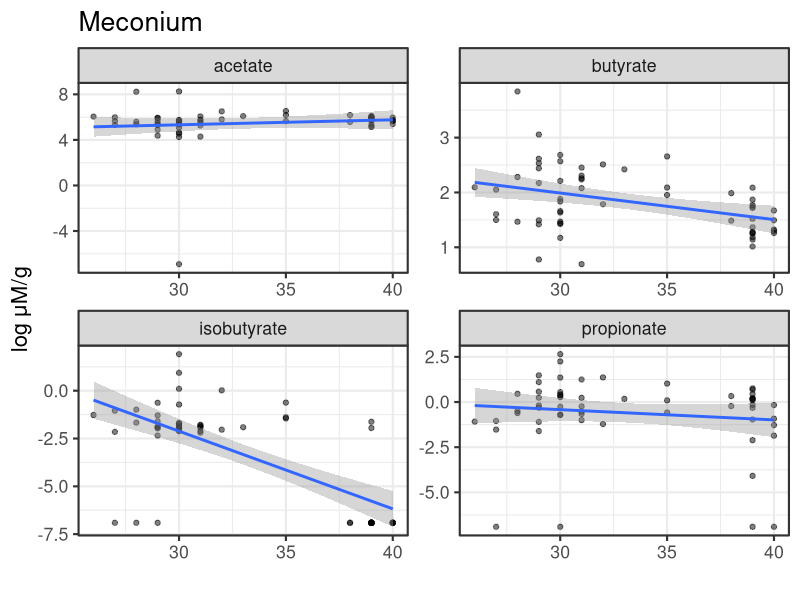
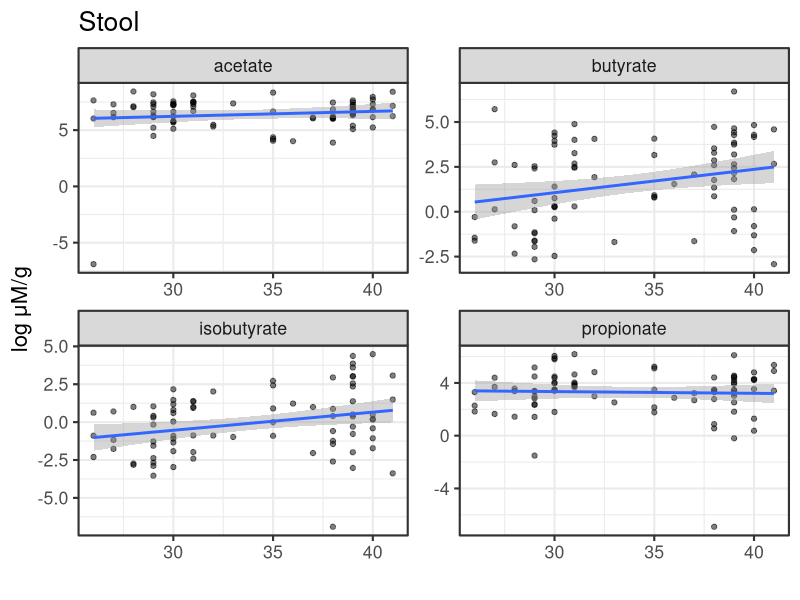
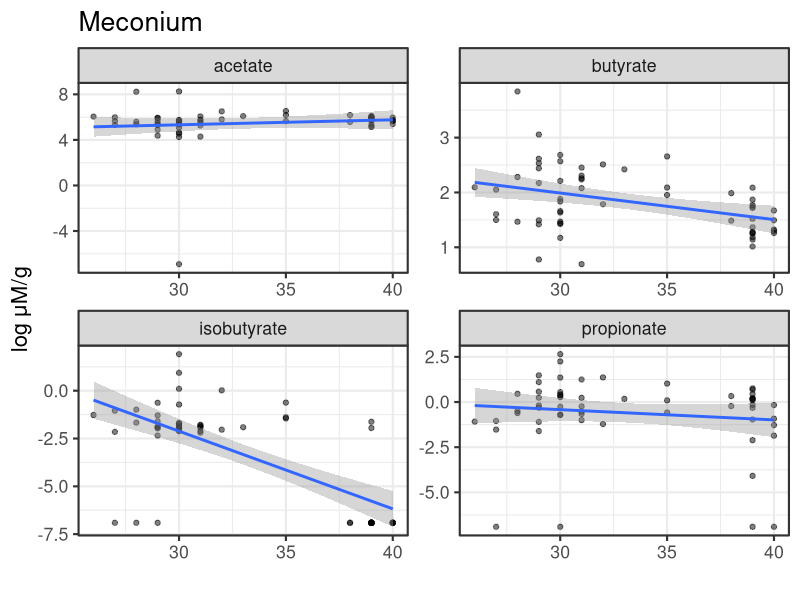
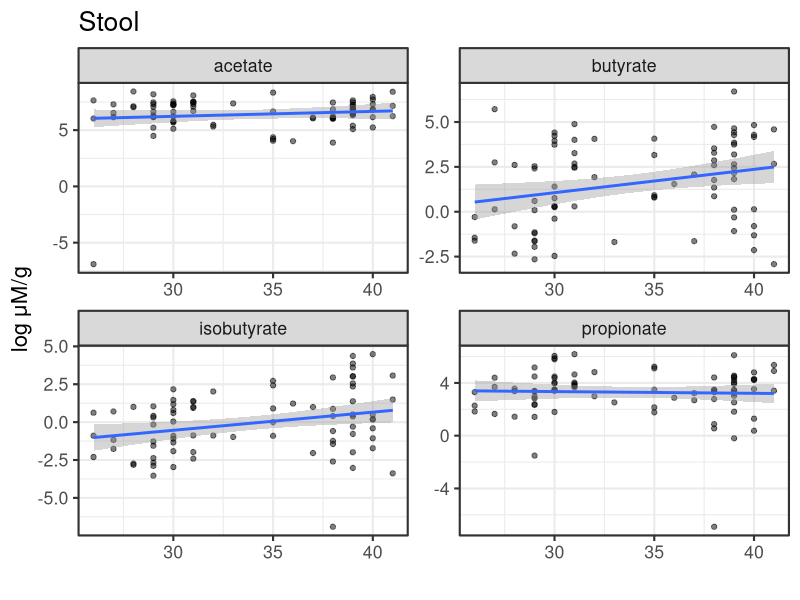

The R source for these figures, in order:
## ---- chunk 1
library(readxl)
df_clinic <- read_excel("df_clinic_final.xlsx")
df_clinic <- as.data.frame(df_clinic)
row.names(df_clinic) <- df_clinic$Sample

names(df_clinic)[12] <- "Gestation"

df_clinic -> df_clinic_ori
## ---- chunk 2
library(readxl)
df_SCFA <- read_excel("SCFA_stool.xlsx")
df_SCFA <- as.data.frame(df_SCFA)

names(df_SCFA) <- c("Sample", "acetate_stool", "propionate_stool", "isobutyrate_stool", "butyrate_stool")

row.names(df_SCFA) <- df_SCFA$Sample

# df_SCFA <- df_SCFA[row.names(df_clinic), ]
## ---- chunk 3
# identical(df_clinic$Sample, df_SCFA$Sample)

df_clinic <- merge(x = df_clinic[ , c("Sample", "Termness")],
                  y = df_SCFA,
                  all = T,
                  by = "Sample")

row.names(df_clinic) <- df_clinic$Sample
## ---- chunk 4
library(readxl)
df_meconium <- read_excel("SCFA_meconium.xlsx")
df_meconium <- as.data.frame(df_meconium)

names(df_meconium) <- c("Sample", "acetate_meconium", "propionate_meconium", "isobutyrate_meconium", "butyrate_meconium")

row.names(df_meconium) <- df_meconium$Sample

## ---- chunk 5
df_clinic <- merge(x = df_clinic,
                  y = df_meconium,
                  all = T,
                  by = "Sample")

row.names(df_clinic) <- df_clinic$Sample
## ---- chunk 6
df_clinic$Termness[grep("^HD",
     df_clinic$Sample,
     value = F)] <- "adult"

df_clinic |> dplyr:::arrange(Termness, Sample) -> df_clinic

library(openxlsx)
 
# CB22	term
# CB39	term
# CB40	term
# CB41	term
# CB47	preterm
# CB48	preterm
# CB62	
# CB65	preterm
# CB79	preterm


df_clinic$Termness[which(df_clinic$Sample == "CB22")] <- "term"
df_clinic$Termness[which(df_clinic$Sample == "CB39")] <- "term"
df_clinic$Termness[which(df_clinic$Sample == "CB40")] <- "term"
df_clinic$Termness[which(df_clinic$Sample == "CB41")] <- "term"
df_clinic$Termness[which(df_clinic$Sample == "CB47")] <- "preterm"
df_clinic$Termness[which(df_clinic$Sample == "CB48")] <- "preterm"
df_clinic$Termness[which(df_clinic$Sample == "CB65")] <- "preterm"
df_clinic$Termness[which(df_clinic$Sample == "CB79")] <- "preterm"
## ---- chunk 7
df_clinic |> subset(Termness != "adult") -> df_clinic
## ---- chunk 8
df_reg <- merge(x = df_clinic,
                y = df_clinic_ori[ , c("Sample", "Gestation")],
                all.x = T,
                by = "Sample")
## ---- chunk 9
lapply(df_reg[ , -c(1,2)],
       summary)
## ---- chunk 10
df_reg_meconium <- df_reg[ , c(1,2,11,7:10)]

library(tidyr)
df_long <- tidyr:::pivot_longer(df_reg_meconium, 
                        cols = c(4:7), 
                        names_to = "SCFA", 
                        values_to = "value")

df_long <- as.data.frame(df_long)

df_long <- na.omit(df_long)

df_long$value <- log(df_long$value+0.001)


gsub(pattern = "_meconium",
     replacement = "",
     df_long$SCFA) -> df_long$SCFA

## ---- chunk 11
fit_acetate <- lm(acetate_meconium ~ Gestation,
                  data = df_reg_meconium)

summary(fit_acetate)

fit_propionate <- lm(propionate_meconium ~ Gestation,
                  data = df_reg_meconium)

summary(fit_propionate)

fit_isobutyrate <- lm(isobutyrate_meconium ~ Gestation,
                  data = df_reg_meconium)

summary(fit_isobutyrate)

fit_butyrate <- lm(butyrate_meconium ~ Gestation,
                  data = df_reg_meconium)

summary(fit_butyrate)
## ---- chunk 12
library(ggplot2)
ggplot(data = df_long,
       mapping = aes(x = Gestation,
                     y = value)) +
  
  geom_point(alpha = 0.5) + 
  
  geom_smooth(method = "lm") +
  
  facet_wrap(~ SCFA,
             scale = "free") +
  
  theme_bw(base_size = 16) +

  theme(legend.position = "none") +
  
  labs(x = "",
       y = "log \u03bcM/g",
       title = "Meconium") +
  
  coord_cartesian(clip = "off")

ggsave(filename = "FIGURE_10_GESTATION_MECONIUM.svg",
       width = 8,
       height = 6,
       dpi = 300,
       units = "in")
## ---- chunk 13
df_reg_stool <- df_reg[ , c(1,2,11,3:6)]

library(tidyr)
df_long <- tidyr:::pivot_longer(df_reg_stool, 
                        cols = c(4:7), 
                        names_to = "SCFA", 
                        values_to = "value")

df_long <- as.data.frame(df_long)

df_long <- na.omit(df_long)

df_long$value <- log(df_long$value+0.001)


gsub(pattern = "_stool",
     replacement = "",
     df_long$SCFA) -> df_long$SCFA

## ---- chunk 14
fit_acetate <- lm(acetate_stool ~ Gestation,
                  data = df_reg_stool)

summary(fit_acetate)

fit_propionate <- lm(propionate_stool ~ Gestation,
                  data = df_reg_stool)

summary(fit_propionate)

fit_isobutyrate <- lm(isobutyrate_stool ~ Gestation,
                  data = df_reg_stool)

summary(fit_isobutyrate)

fit_butyrate <- lm(butyrate_stool ~ Gestation,
                  data = df_reg_stool)

summary(fit_butyrate)
## ---- chunk 15
library(ggplot2)
ggplot(data = df_long,
       mapping = aes(x = Gestation,
                     y = value)) +
  
  geom_point(alpha = 0.5) + 
  
  geom_smooth(method = "lm") +
  
  facet_wrap(~ SCFA,
             scale = "free") +
  
  theme_bw(base_size = 16) +

  theme(legend.position = "none") +
  
  labs(x = "",
       y = "log \u03bcM/g",
       title = "Stool") +
  
  coord_cartesian(clip = "off")

ggsave(filename = "FIGURE_10_GESTATION_STOOL.svg",
      
       width = 8,
       height = 6,
       dpi = 300,
       units = "in")
## ---- chunk 16
